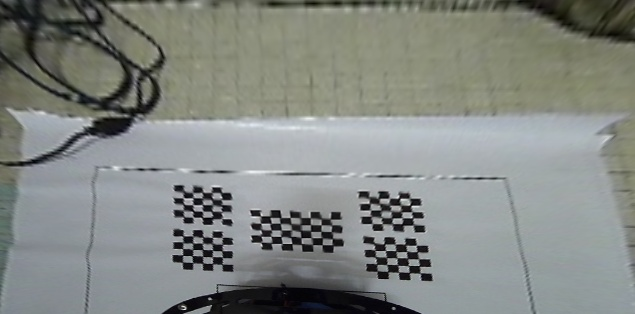
#> input picture seoyeon/bird's-eye-view-ex/dataset/StrechedOut_Front_Topview.jpg, 635 x 314 px
$ python runAVM.py
#> lines starting #> are read from the running program, lines starting #| are printed output that depends on the picture
### seoyeon/bird's-eye-view-ex/AroundViewMonitoring.py
import cv2
import numpy as np
# from Undistortion import UndistortFisheye
# from PerspectiveTransformation import EagleView
from Stitcher import stitchTwoImages


class avm:
    def __init__(self):
        # [10 lines of commented-out code are left out]

        self.__middleView = None
        self.__counter = 0

        self.stitcher = stitchTwoImages("Bottom2Upper")
#> further down, frontFrame is the input picture: shape (314, 635, 3); mean B, G, R 131, 135.3, 131.2
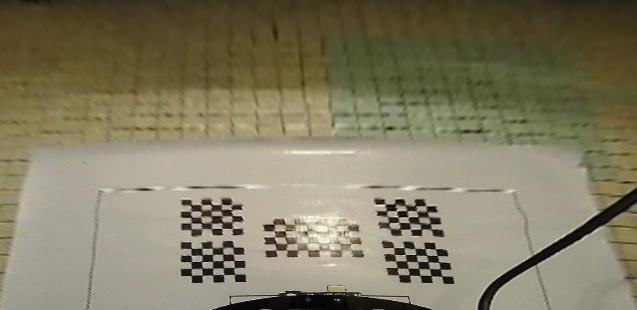
#> input picture seoyeon/bird's-eye-view-ex/dataset/StrechedOut_Rear_Topview.jpg, 637 x 310 px
#> further down, backFrame is the input picture: shape (310, 637, 3); mean B, G, R 98.3, 123.2, 129.3
        self.upper = None
        self.bottom = None

    def runAVM(self, frontFrame, backFrame):
        # [4 lines of commented-out code are left out]
        topDown_Front = frontFrame
        topDown_Back = cv2.flip(backFrame, 1)
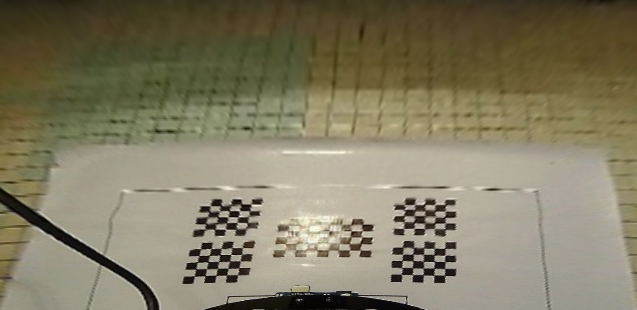
#> topDown_Back: shape (310, 637, 3); mean B, G, R 98.3, 123.2, 129.3

        topDown_Front , topDown_Back = self.__reScale(topDown_Front, topDown_Back)
        # stitchingResult = self.__startStitching(topDown_Front)
        middleView = self.__getMiddleView(topDown_Front)
        birdView = np.vstack((topDown_Front, middleView, topDown_Back))
        return birdView

    def __reScale(self, topDown_Front, topDown_Back):
        width_FrontView = topDown_Front.shape[1]
#> width_FrontView = 635
        width_BackView = topDown_Back.shape[1]
#> width_BackView = 637
        height_FrontView = topDown_Front.shape[0]
#> height_FrontView = 314
        height_BackView = topDown_Back.shape[0]
#> height_BackView = 310

        if width_FrontView > width_BackView:
            newWidth = width_BackView
            ratio = width_BackView/width_FrontView
            newHeight = int(ratio * height_FrontView)
            topDown_Front = cv2.resize(topDown_Front, (newWidth, newHeight))
        else:
            newWidth = width_FrontView
#> newWidth = 635
            ratio = width_FrontView/width_BackView
#> ratio = 0.997
            newHeight = int(ratio * height_BackView)
#> newHeight = 309
            topDown_Back = cv2.resize(topDown_Back, (newWidth, newHeight))
#> topDown_Back: shape (309, 635, 3)

        return topDown_Front, topDown_Back

    def __getMiddleView(self, topDown_Front):
        # the length of the image represents the distance in front or back of the car
        height_FrontView = topDown_Front.shape[0]
#> height_FrontView = 314
        if self.__middleView is None:
            realHeight_FrontView = 13 # unit is cm
            realHeight_MiddleView = 29.5 # unit is cm
            ratio = int(height_FrontView/realHeight_FrontView)
#> ratio = 24
            height_MiddleView = int(realHeight_MiddleView * ratio)
#> height_MiddleView = 708
            width_MiddleView = int(topDown_Front.shape[1])
#> width_MiddleView = 635
            self.__middleView = np.zeros((height_MiddleView, width_MiddleView, 3), np.uint8)
            # print(ratio)
        # else:
        #     # self.__middleView[0:stitchingResult.shape[0], :]

        return self.__middleView

    # [11 lines left out: function __startStitching, not called in this run]

### seoyeon/bird's-eye-view-ex/Stitcher.py
import cv2
import numpy as np
from KeyPointDetectors import detectKeypoints
from KeyPointsDescriptors import computeKeypoints

class stitchTwoImages:
    def __init__(self, orientation):
        self.orientation = orientation

        self.kpsDetector = detectKeypoints()
        self.kpsDescriptor = computeKeypoints()

    # [74 lines left out: functions stitch, __matchKeypoints, __getNewDimensions, __checkDimensions, not called in this run]

### seoyeon/bird's-eye-view-ex/KeyPointDetectors.py
import cv2
import numpy as np

class detectKeypoints:
    def __init__(self):
       pass

    # [41 lines left out: functions detectFAST, detectHarris, detectORB, detectSIFT, detectSURF, not called in this run]

### seoyeon/bird's-eye-view-ex/KeyPointsDescriptors.py
import cv2

class computeKeypoints:
    def __init__(self):
        pass

    # [24 lines left out: functions computeORB, computeBRIEF, computeSIFT, computeSURF, not called in this run]

### seoyeon/bird's-eye-view-ex/runAVM.py
import cv2
from AroundViewMonitoring import avm
import datetime


# [4 lines of commented-out code are left out]

avm = avm()

# frontFrame = cv2.imread("Front_View.jpg")
# backFrame = cv2.imread("Back_View.jpg")
startTime = datetime.datetime.now()
while True:
    # [4 lines of commented-out code are left out]

    frontFrame = cv2.imread("dataset/StrechedOut_Front_Topview.jpg")
    backFrame = cv2.imread("dataset/StrechedOut_Rear_Topview.jpg")

    birdView = avm.runAVM(frontFrame, backFrame)
#> in runAVM, `middleView = self.__getMiddleView(topDown_Front)`: middleView: shape (708, 635, 3); every value is 0
#> in runAVM, `birdView = np.vstack((topDown_Front, middleView, topDown_Back))`:
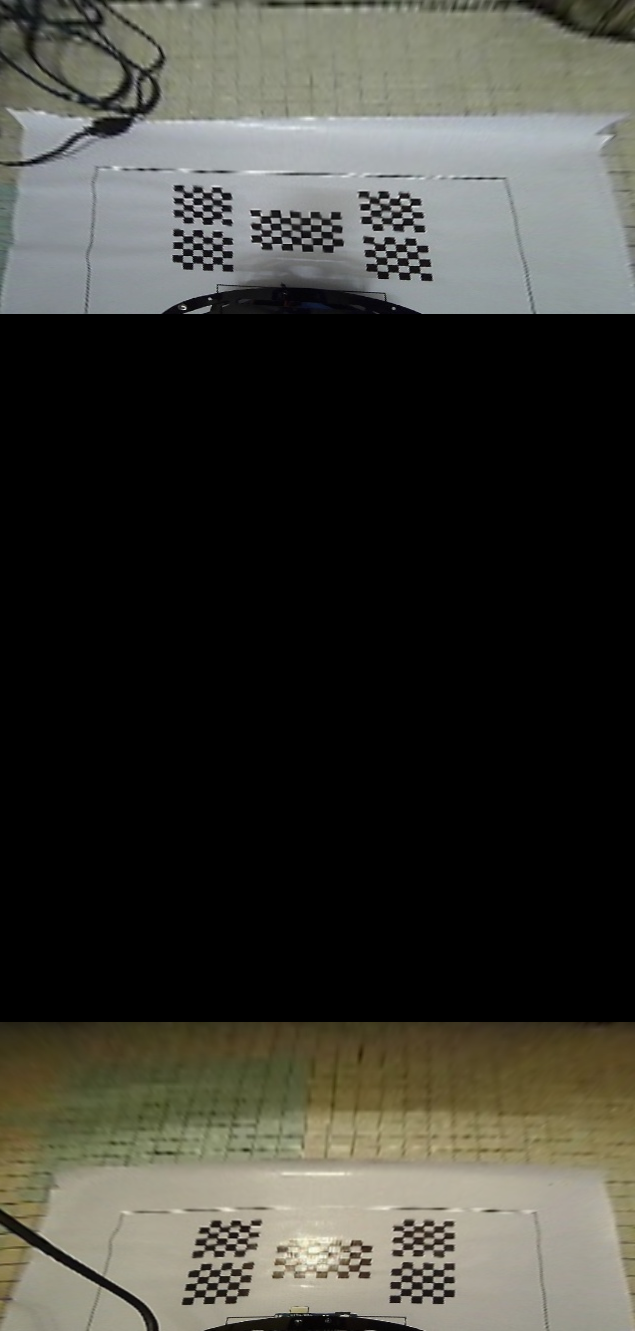
#> birdView: shape (1331, 635, 3); mean B, G, R 53.7, 60.5, 60.9
    cv2.imshow("Bird's Eye View", birdView)
    key = cv2.waitKey(1) & 0xFF
#> (key q is pressed here)
    if key == ord("q"):
        break
    elif key == ord("s"):
        cv2.imwrite("dataset/StrechedOut_Bird's_eye_View.jpg", birdView)

endTime = datetime.datetime.now()
time = (endTime - startTime).total_seconds()
print ("Approximate elapsed time is %(fps)d: "%{"fps": time})
cv2.destroyAllWindows()
